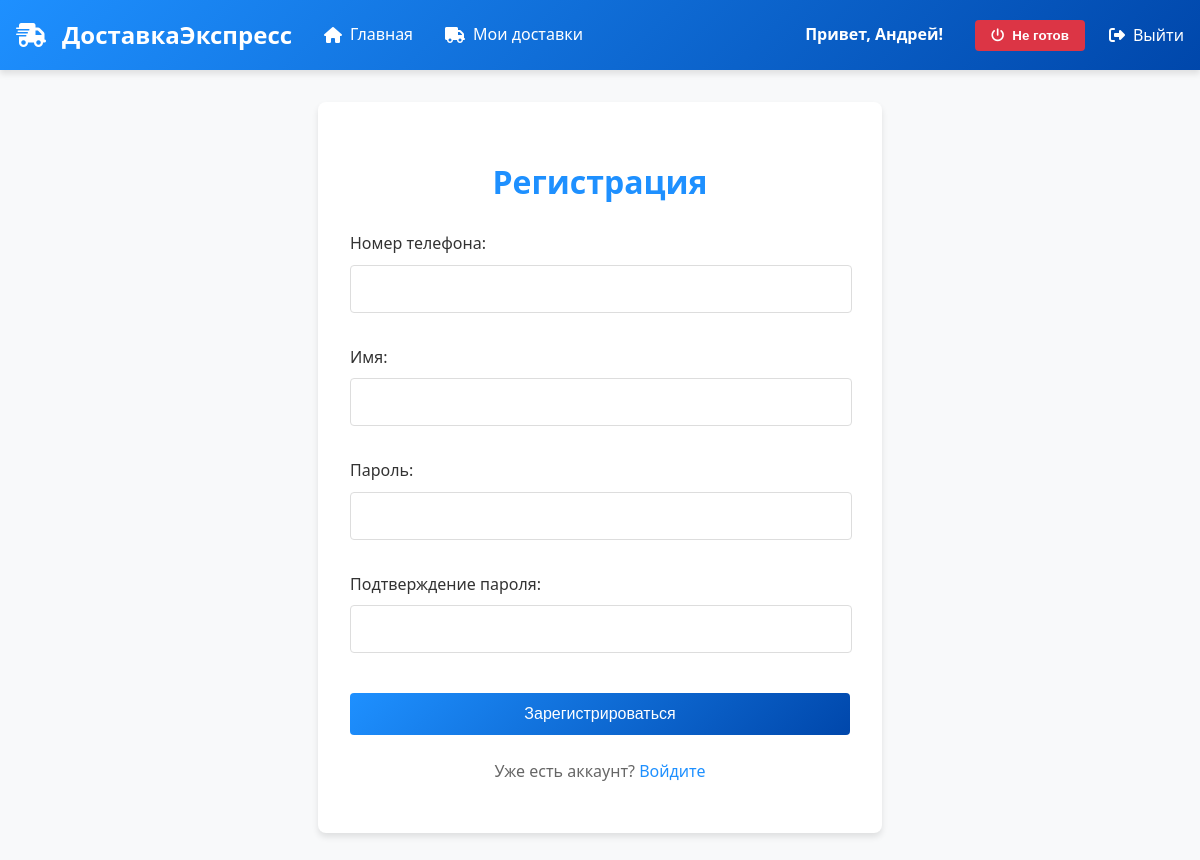
Page /register/ (signed in) on the earlier database version.
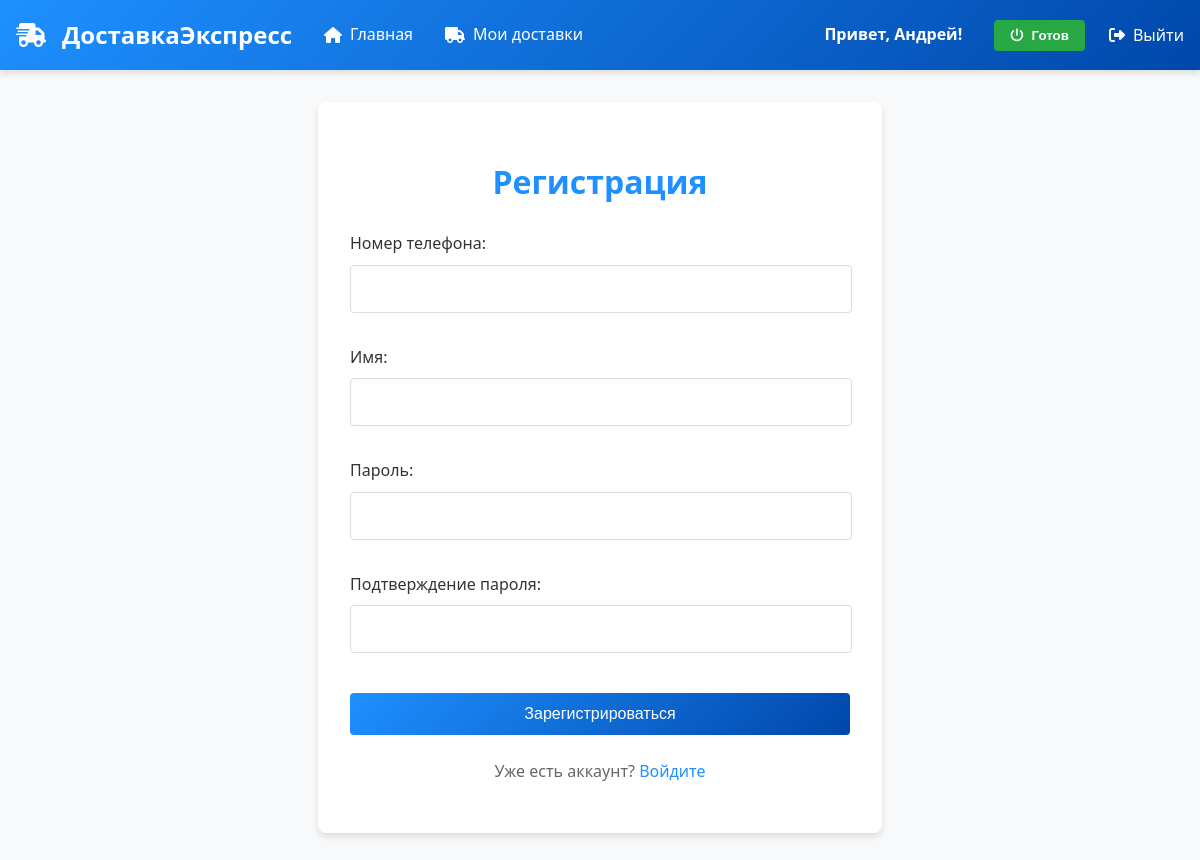
Same page on the later database version.
### delivery/views.py (the view)
# urls.py: path('register/', register, name='register'),
def register(request):
    if request.method == 'POST':
        form = CustomUserCreationForm(request.POST)
        if form.is_valid():
            user = form.save()
            login(request, user)
            return redirect('home')
    else:
        form = CustomUserCreationForm()
    return render(request, 'register.html', {'form': form})

### delivery/forms.py
class CustomUserCreationForm(UserCreationForm):
    class Meta:
        model = CustomUser
        fields = ('phone', 'name')
        labels = {
            'phone': _('Телефон'),
            'name': _('Имя'),
        }

### templates/register.html (shortened to what this page needs)
{% extends "base.html" %}
{% block content %}
<div style="max-width: 500px; margin: 2rem auto; padding: 2rem; background: white; border-radius: 8px; box-shadow: 0 4px 6px rgba(0, 0, 0, 0.1);">
    <h1 style="color: #1e90ff; text-align: center; margin-bottom: 1.5rem;">Регистрация</h1>
    <form method="post" style="width: 100%;">
        <div style="margin-bottom: 1.5rem; width: 100%;">
            <label for="id_phone" style="display: block; margin-bottom: 0.5rem; font-weight: 500; color: #333;">
                Номер телефона:
            </label>
            {{ form.phone }}
        </div>
        <div style="margin-bottom: 1.5rem; width: 100%;">
            <label for="id_name" style="display: block; margin-bottom: 0.5rem; font-weight: 500; color: #333;">
                Имя:
            </label>
            {{ form.name }}
        </div>
        <div style="margin-bottom: 1.5rem; width: 100%;">
            <label for="id_password1" style="display: block; margin-bottom: 0.5rem; font-weight: 500; color: #333;">
                Пароль:
            </label>
            {{ form.password1 }}
        </div>
        <div style="margin-bottom: 2rem; width: 100%;">
            <label for="id_password2" style="display: block; margin-bottom: 0.5rem; font-weight: 500; color: #333;">
                Подтверждение пароля:
            </label>
            {{ form.password2 }}
        </div>
        <button type="submit"
                style="width: 100%; background: linear-gradient(135deg, #1e90ff, #0047ab); color: white; padding: 0.75rem;
                       border: none; border-radius: 4px; font-weight: 500; font-size: 1rem; cursor: pointer;
                       transition: transform 0.3s ease, box-shadow 0.3s ease;">
            Зарегистрироваться
        </button>
    </form>
    <p style="text-align: center; margin-top: 1.5rem; color: #666;">
        Уже есть аккаунт? <a href="{% url 'login' %}" style="color: #1e90ff; text-decoration: none; font-weight: 500;">Войдите</a>
    </p>
</div>
{% endblock %}

### templates/base.html (shortened to what this page needs)
<!DOCTYPE html>
<html lang="ru">
<head>
    <link rel="stylesheet" href="https://cdnjs.cloudflare.com/ajax/libs/font-awesome/6.4.0/css/all.min.css">
</head>
<body>
    <header>
        <div class="container">
            <nav>
                <div class="left-nav">
                    <a href="{% url 'home' %}" class="logo">
                        <i class="fas fa-truck-fast"></i>
                        <span>ДоставкаЭкспресс</span>
                    </a>
                    <a href="{% url 'home' %}"><i class="fas fa-home"></i> Главная</a>
                    {% if user.is_authenticated %}
                        {% if user.role.id == 2 %}
                            <a href="{% url 'courier_deliveries' %}"><i class="fas fa-truck"></i> Мои доставки</a>
                        {% endif %}
                    {% endif %}
                </div>
                <div class="right-nav">
                    {% if user.is_authenticated %}
                        <span class="user-greeting">Привет, {{ user.name }}!</span>
                        {% if user.role.id == 2 %}
                            <button id="status-btn" class="status-btn {% if user.is_ready %}ready{% else %}not-ready{% endif %}"
                                    type="button">
                                <i class="fas fa-power-off"></i>
                                <span class="status-text">{% if user.is_ready %}Готов{% else %}Не готов{% endif %}</span>
                            </button>
                        {% endif %}
                        <form class="logoutButton" id="logout-form" method="post" action="/logout/">
                            <button type="submit">
                                <i class="fas fa-sign-out-alt"></i> Выйти
                            </button>
                        </form>
                    {% else %}
                        <a href="{% url 'login' %}"><i class="fas fa-sign-in-alt"></i> Войти</a>
                        <a href="{% url 'register' %}"><i class="fas fa-user-plus"></i> Регистрация</a>
                    {% endif %}
                </div>
            </nav>
        </div>
    </header>
    <main class="container">
        {% block content %}{% endblock %}
    </main>
</body>
</html>

Differences in the rows shown:
changed CustomUser "Андрей": is_ready False → True (drawn)
Other differences:
text no longer shown: "Не готов"
text now shown: "Готов"
